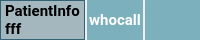
        <widget class="QFrame" name="info_frame">
         <property name="minimumSize">
          <size>
           <width>0</width>
           <height>40</height>
          </size>
         </property>
         <property name="maximumSize">
          <size>
           <width>16777215</width>
           <height>40</height>
          </size>
         </property>
         <layout class="QHBoxLayout" name="horizontalLayout_2">
          <property name="spacing">
           <number>2</number>
          </property>
          <property name="leftMargin">
           <number>0</number>
          </property>
          <property name="topMargin">
           <number>0</number>
          </property>
          <property name="rightMargin">
           <number>0</number>
          </property>
          <property name="bottomMargin">
           <number>0</number>
          </property>
          <item>
           <widget class="QLabel" name="label_Pt_info">
            <property name="font">
             <font>
              <family>Roboto</family>
              <pointsize>11</pointsize>
              <bold>true</bold>
             </font>
            </property>
            <property name="styleSheet">
             <string notr="true">background-color: rgba(50, 98, 115, 100);
color: 13242B;
font-size: 11pt;
font-weight: bold;
border: 1px solid rgba(50, 98, 115, 255);</string>
            </property>
            <property name="text">
             <string>PatientInfo
fff</string>
            </property>
           </widget>
          </item>
          <item>
           <widget class="QLabel" name="label_who_call">
            <property name="maximumSize">
             <size>
              <width>250</width>
              <height>16777215</height>
             </size>
            </property>
            <property name="font">
             <font>
              <family>Roboto</family>
              <pointsize>11</pointsize>
              <italic>false</italic>
              <bold>true</bold>
             </font>
            </property>
            <property name="styleSheet">
             <string notr="true">color: White;
font-weight: bold;
font-size: 11pt;
background-color: rgba(92, 158, 173, 200);
border: none;</string>
            </property>
            <property name="text">
             <string>whocall</string>
            </property>
            <property name="alignment">
             <set>Qt::AlignCenter</set>
            </property>
           </widget>
          </item>
          <item>
           <widget class="QLabel" name="labelTimeline">
            <property name="maximumSize">
             <size>
              <width>80</width>
              <height>16777215</height>
             </size>
            </property>
            <property name="font">
             <font>
              <family>Roboto</family>
              <pointsize>20</pointsize>
              <italic>false</italic>
              <bold>true</bold>
             </font>
            </property>
            <property name="styleSheet">
             <string notr="true">color: White;
font-weight: bold;
font-size: 20pt;
background-color: rgba(92, 158, 173, 200)
</string>
            </property>
            <property name="text">
             <string/>
            </property>
            <property name="pixmap">
             <pixmap resource="../../../../../MedicAS_project/res_main.qrc">:/icon/icons/personal_injury_FILL1_wght400_GRAD0_opsz48.svg</pixmap>
            </property>
            <property name="alignment">
             <set>Qt::AlignCenter</set>
            </property>
           </widget>
          </item>
         </layout>
        </widget>
